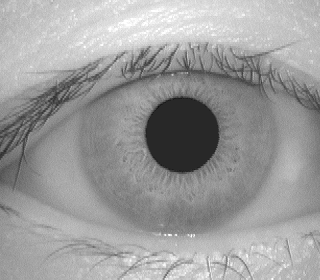
#> input picture 2assignment/iris.bmp, 320 x 280 px
$ python part2.py
#> lines starting #> are read from the running program, lines starting #| are printed output that depends on the picture
import cv2 as cv
import numpy as np

from matplotlib import pyplot as plt

img = cv.imread('./iris.bmp', -1)
#> img is the input picture: shape (280, 320); min 18, max 255, mean 155.9

sobelH = np.matrix([[-1, -2, -1],
                    [0, 0, 0],
                    [1, 2, 1]])

sobelV = np.matrix([[-1, 0, 1],
                    [-2, 0, 2],
                    [-1, 0, 1]])

img2 = cv.filter2D(img, -1, sobelH)
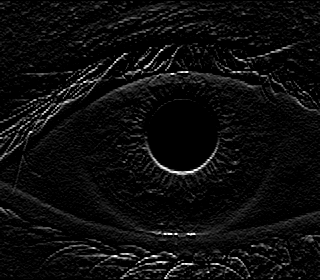
#> img2: shape (280, 320); min 0, max 255, mean 13.2
img3 = cv.filter2D(img, -1, sobelV)
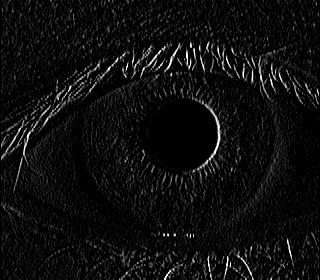
#> img3: shape (280, 320); min 0, max 255, mean 13.1
img4 = np.power(np.divide(np.add(np.square(img2), np.square(img3)), 2), 1/2)
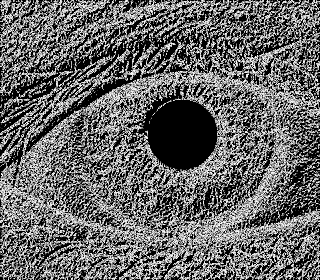
#> img4: shape (280, 320) float64; min 0, max 11.18, mean 4.52; drawn with min black and max white

cv.imshow('sobelH', img2)
cv.imshow('sobelV', img3)
cv.imshow('sobel', img4)
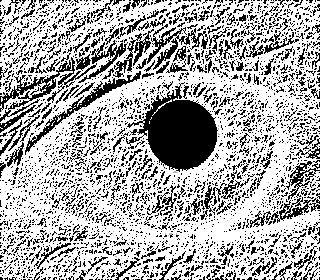
#> window 'sobel': shape (280, 320); min 0, max 255, mean 172.2
cv.waitKey(0)
cv.destroyAllWindows()

$ run again, with 2assignment/eye.jpeg saved as 2assignment/iris.bmp
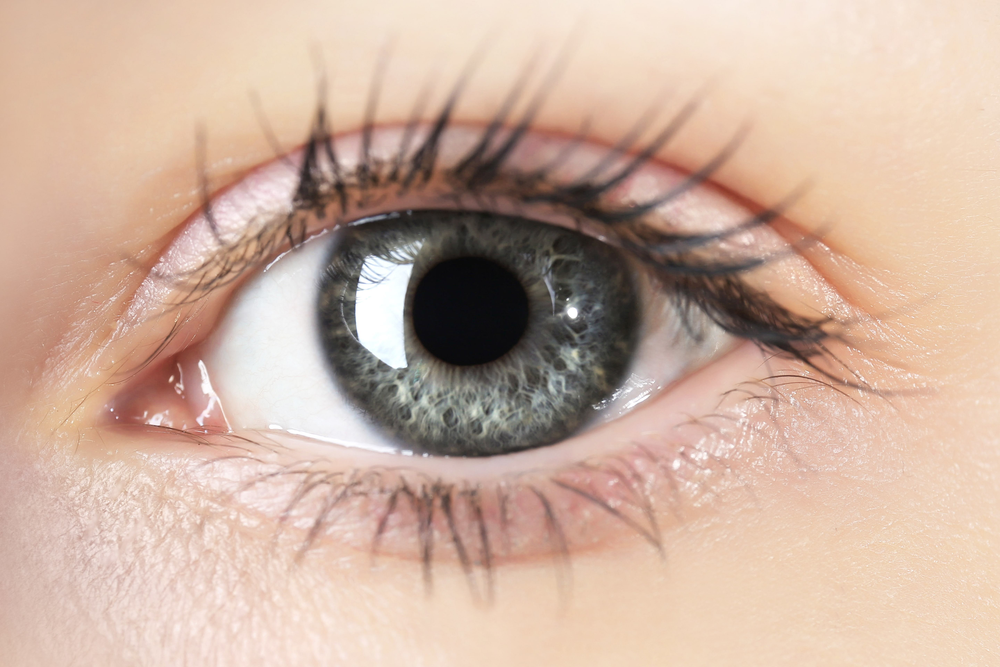
#> input picture 2assignment/eye.jpeg, 1000 x 667 px, shrunk from 5760 x 3840 before the run
#> img is the input picture: shape (667, 1000, 3); mean B, G, R 159.6, 176, 203.9
#> `img4 = np.power(np.divide(np.add(np.square(img2), np.square(img3)), 2)..`:
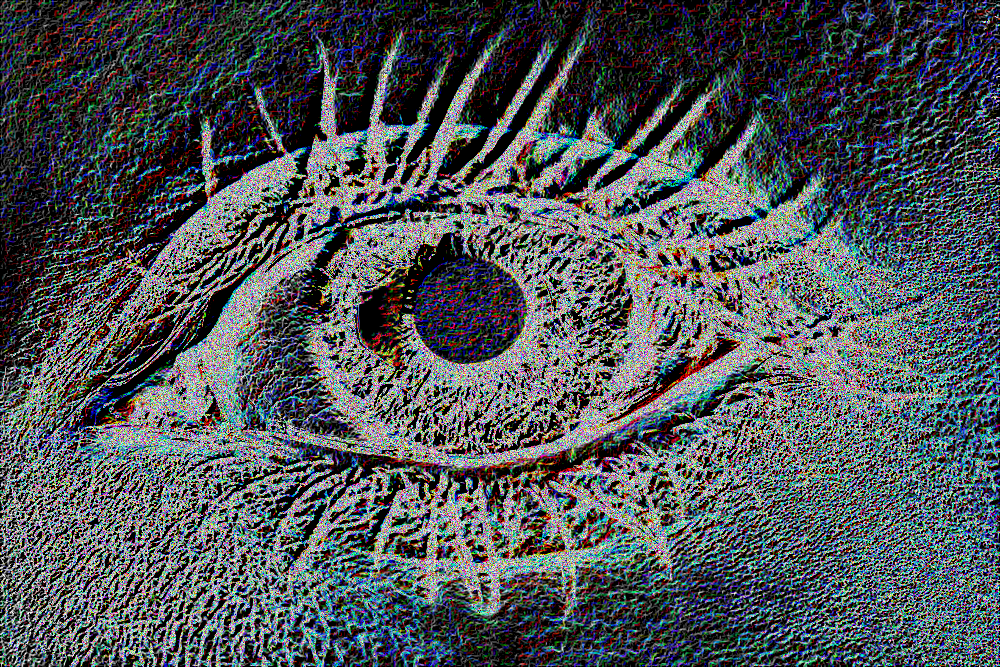
#> img4: shape (667, 1000, 3) float64; mean B, G, R 3.84, 3.69, 3.47; drawn with min black and max white
#> `cv.imshow('sobel', img4)`:
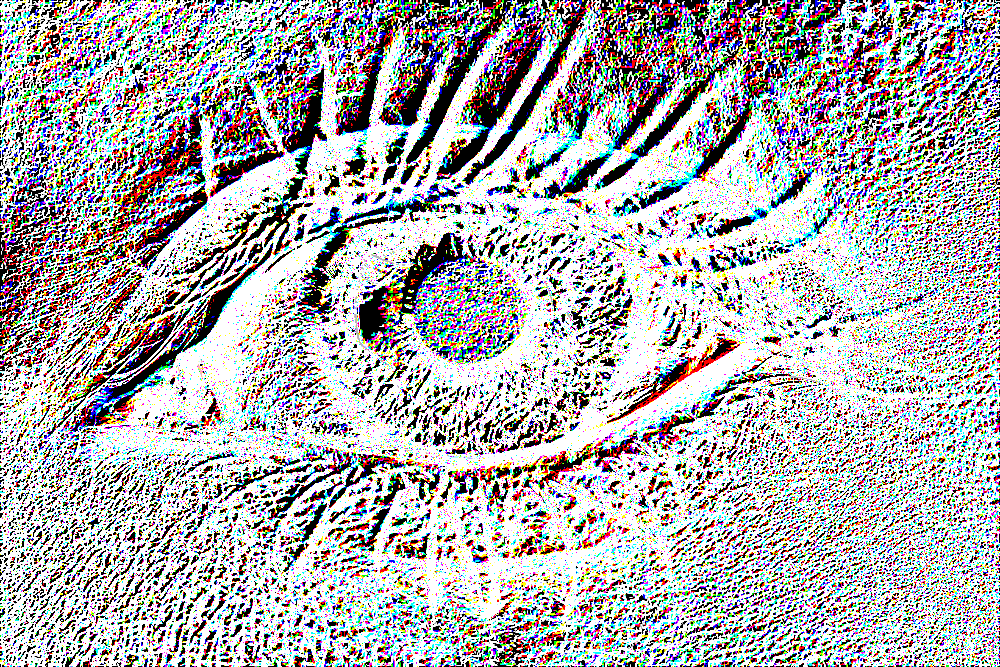
#> window 'sobel': shape (667, 1000, 3); mean B, G, R 171.7, 171.2, 171.5
